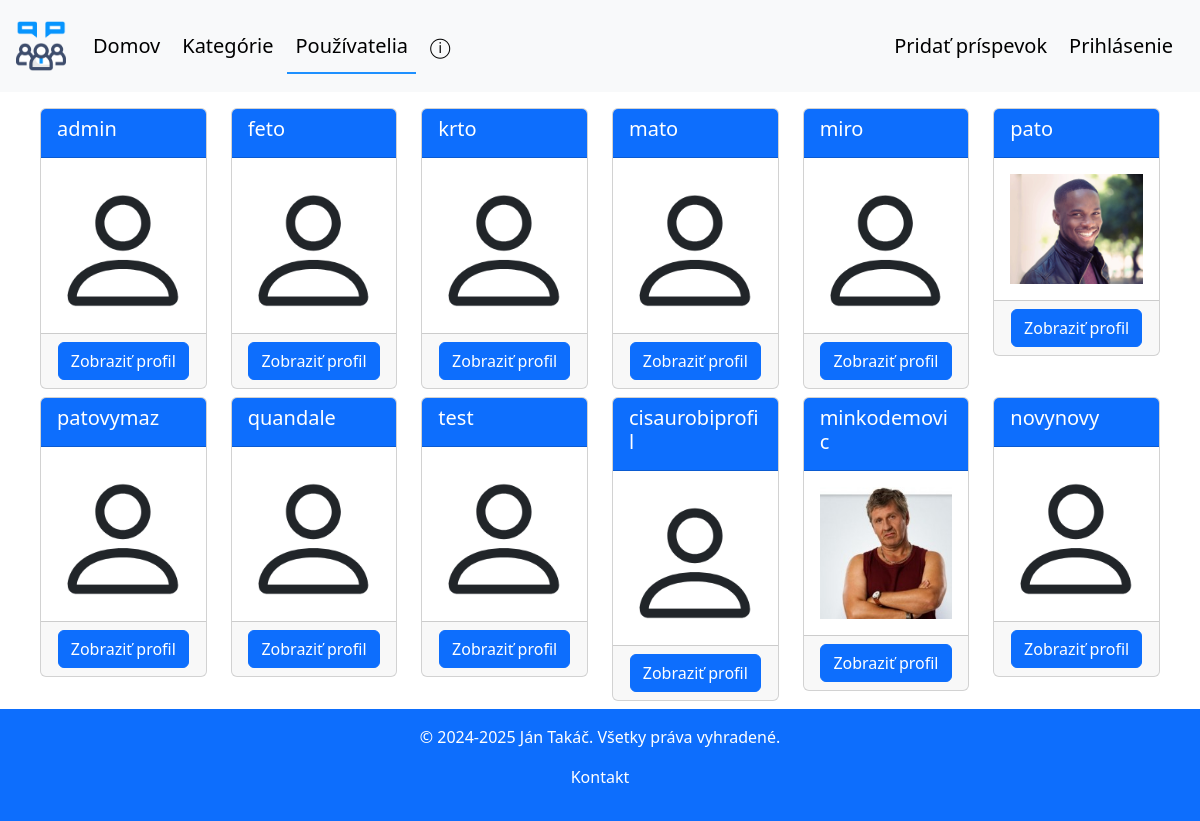
The app's page /browse-profiles/, older data.
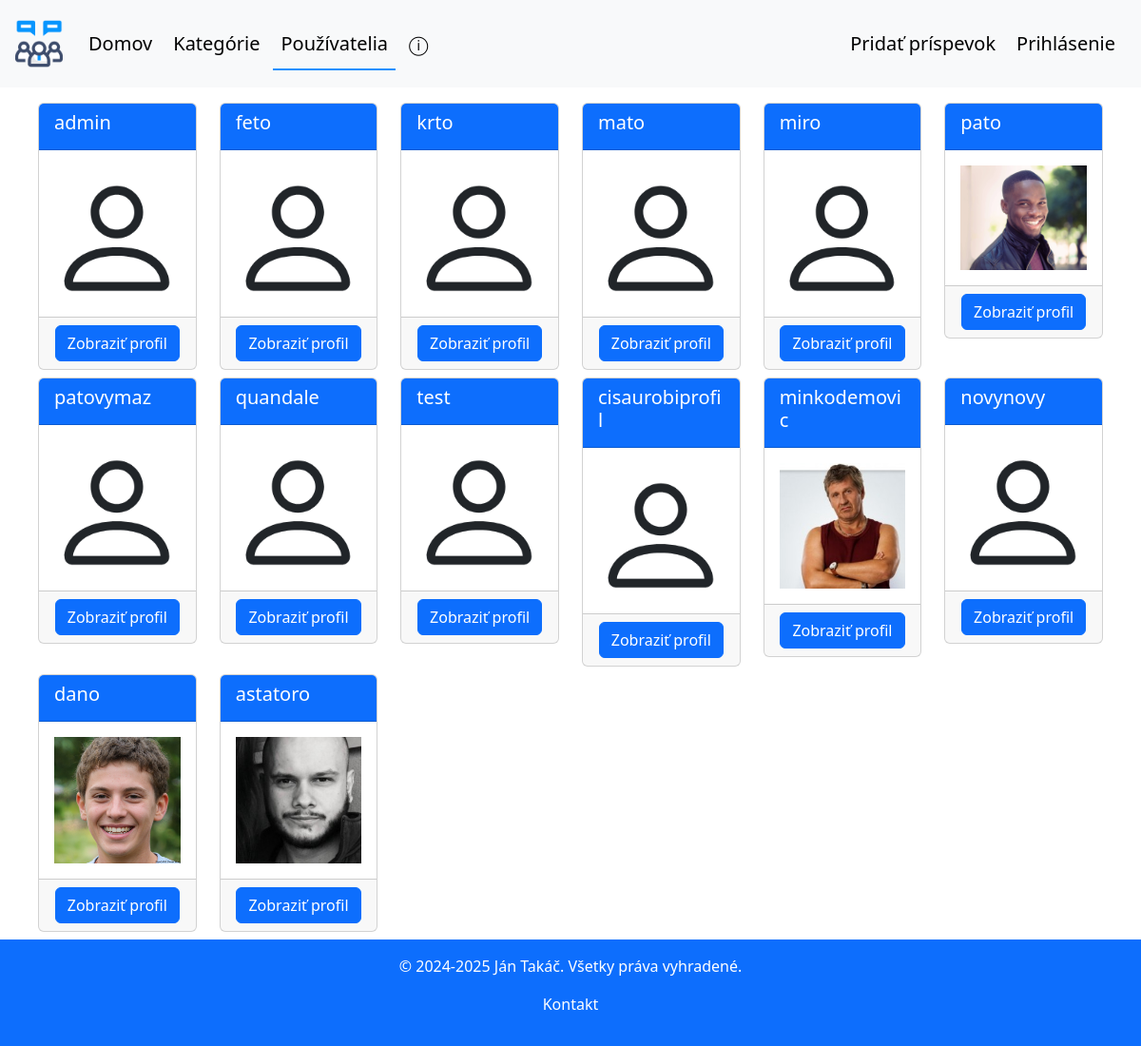
The same page, newer data.
### forum/models.py (models this page shows, shortened)
class Profile(models.Model):
    user = models.OneToOneField(User, on_delete=models.CASCADE, related_name='profile')
    image = models.ImageField(default='pf_pics/default.png', upload_to='pf_pics', null=False, blank=True)
    country = models.CharField(max_length=50, null=True, blank=True)
    bio = models.TextField(max_length=150, null=True, blank=True)
    def get_absolute_url(self):
        return reverse('forum:browse_profile', args=[str(self.id)])

### forum/views.py (the view)
# urls.py: path('browse-profiles/', views.browse_profiles_view, name='browse_profiles'),
def browse_profiles_view(request):
    profiles = Profile.objects.all()
    return render(request, 'forum/browse_profiles.html', {'profiles': profiles})

### forum/templates/forum/browse_profiles.html (shortened to what this page needs)
{% extends 'forum/base.html' %}
{% block users_active %}active{% endblock %}
{% block content %}
<div class="container-fluid">
    <div class="row mx-3 mt-3">
        {% for profile in profiles %}
            {% include 'forum/partials/browse_profile_card.html' with profile=profile %}
        {% endfor %}
    </div>
</div>
{% endblock %}

### forum/templates/forum/partials/browse_profile_card.html
<div class="col-md-2">
    <div class="card mb-2">
        <div class="card-header bg-primary text-white">
            <h5>{{ profile.user.username }}</h5>
        </div>
        <div class="card-body">
            <img class="browse-profiles-imgs img-fluid" src="{{ profile.image.url }}" alt="profile-image"/>
        </div>
        <div class="card-footer text-center">
            <a class="btn btn-primary btn" href="{{ profile.get_absolute_url }}" type="button">Zobraziť profil</a>
        </div>
    </div>
</div>

Row changes from the older to the newer data that the page shows:
added Profile: user.username "dano", image (picture)
added Profile: user.username "astatoro", image (picture)
